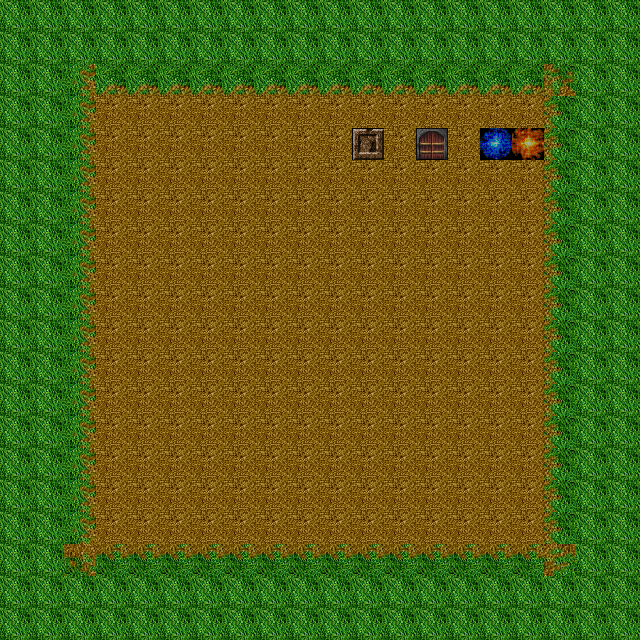

Below is a game level as drawn by its tile map, then a one-line description and the .tmx that defines it (tile-layer data replaced by summaries):
An orthogonal 20x20 tile map with 32x32 px tiles, 1 tile layer (Tile Layer 1).

<map version="1.0" orientation="orthogonal" width="20" height="20" tilewidth="32" tileheight="32">
 <tileset firstgid="1" name="tileset1" tilewidth="32" tileheight="32">
  <image source="DungeonCrawl_ProjectUtumnoTileset.png" width="2048" height="1536" />
 </tileset>
 <layer name="Tile Layer 1" width="20" height="20">
  <data>[400 cells, 400 non-empty, 13 distinct tile ids]</data>
 </layer>
</map>